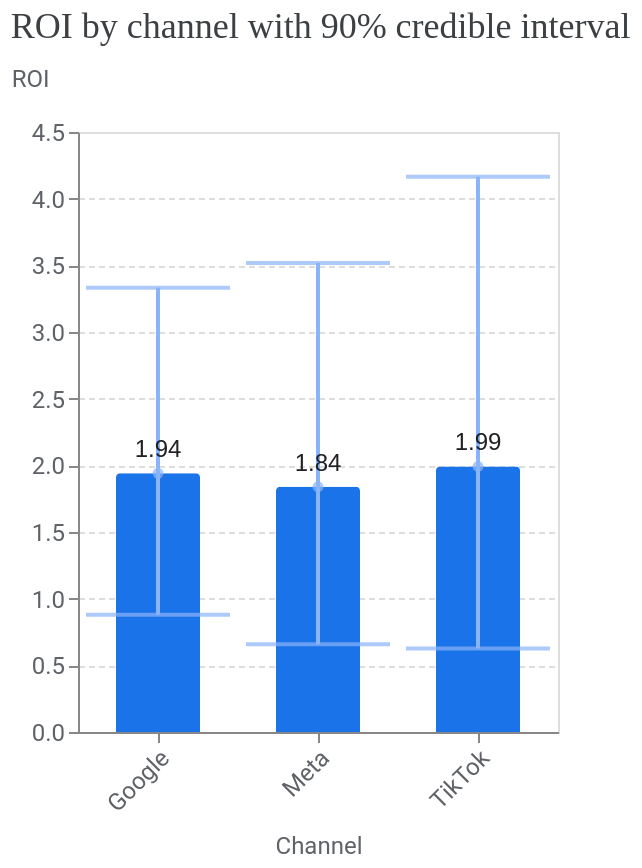

The cell this chart's notebook holds for it:
### Code cell
media_summary.plot_roi_bar_chart()

### Figure 1 — Vega-Lite specification as saved in the notebook (floating-point values rounded to 4 significant figures)
{"config": {"view": {"continuousWidth": 300, "continuousHeight": 300}, "axis": {"labelColor": "#5F6368", "labelFont": "Roboto", "labelFontSize": 12, "titleColor": "#5F6368", "titleFont": "Roboto", "titleFontSize": 12, "titleFontWeight": "normal", "titlePadding": 10}, "tick": {"bandSize": 10, "thickness": 2}}, "layer": [{"mark": {"type": "bar", "color": "#1A73E8", "cornerRadiusEnd": 2, "size": 42}, "encoding": {"x": {"axis": {"labelAngle": -45}, "field": "channel", "title": "Channel", "type": "nominal"}, "y": {"axis": {"gridDash": [3, 2], "titleAlign": "left", "titleAngle": 0, "titleY": -20}, "field": "roi", "title": "ROI", "type": "quantitative"}}}, {"mark": {"type": "errorbar", "color": "#8AB4F8", "ticks": true}, "encoding": {"strokeWidth": {"value": 2}, "x": {"field": "channel", "type": "nominal"}, "y": {"field": "ci_hi", "title": "ROI", "type": "quantitative"}, "y2": {"field": "ci_lo"}}}, {"mark": {"type": "point", "color": "#8AB4F8", "filled": true, "tooltip": true}, "encoding": {"x": {"field": "channel", "type": "nominal"}, "y": {"field": "roi", "type": "quantitative"}}}, {"mark": {"type": "text", "align": "center", "baseline": "bottom", "color": "#202124", "dy": -5, "fontSize": 12}, "encoding": {"text": {"field": "roi", "format": ".2f", "type": "quantitative"}, "x": {"axis": {"labelAngle": -45}, "field": "channel", "title": "Channel", "type": "nominal"}, "y": {"axis": {"gridDash": [3, 2], "titleAlign": "left", "titleAngle": 0, "titleY": -20}, "field": "roi", "title": "ROI", "type": "quantitative"}}}], "data": {"name": "data-ad1b82f9d2bdf0d9ba4ba763f3379af2"}, "title": {"text": "ROI by channel with 90% credible interval", "anchor": "start", "color": "#3C4043", "font": "Google Sans Display", "fontSize": 18, "fontWeight": "normal", "offset": 10}, "width": {"step": 80}, "$schema": "https://vega.github.io/schema/vega-lite/v5.20.1.json", "datasets": {"data-ad1b82f9d2bdf0d9ba4ba763f3379af2": [{"channel": "Google", "ci_hi": 3.332, "ci_lo": 0.8784, "roi": 1.94}, {"channel": "Meta", "ci_hi": 3.518, "ci_lo": 0.6579, "roi": 1.839}, {"channel": "TikTok", "ci_hi": 4.165, "ci_lo": 0.6265, "roi": 1.991}]}}
